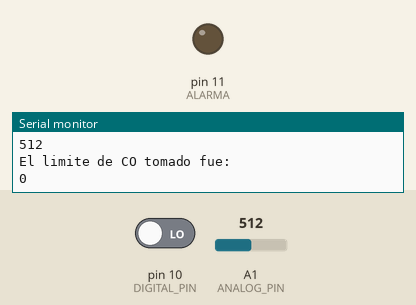
Simulated run of this sketch. Board: Arduino Uno, built with avr-gcc and run on an emulated ATmega328P. Shown: output pins drawn as LEDs (lit = HIGH), the last lines printed to the serial monitor. The test bench sets the inputs (shaded band); at power-on: A1 (ANALOG_PIN) = 512, pin 10 (DIGITAL_PIN) LOW.

Above: at 1.8 s.
1.9 s: A1 (ANALOG_PIN) set to 592
4.2 s: A1 (ANALOG_PIN) set to 611
At 6.5 s:
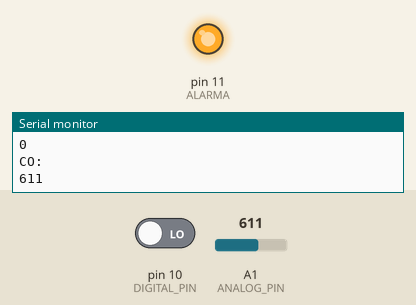
7.5 s: A1 (ANALOG_PIN) set to 590
At 10.1 s:
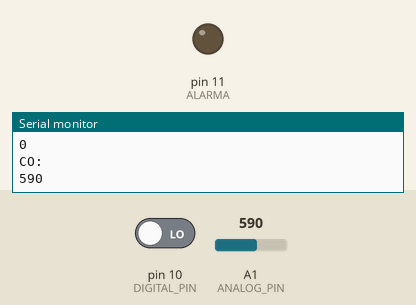
10.5 s: A1 (ANALOG_PIN) set to 610
At 12.4 s:
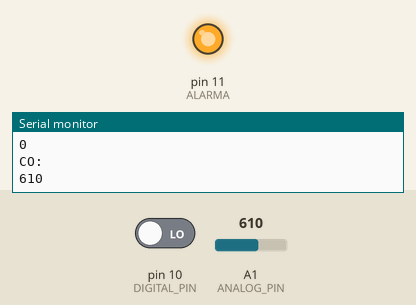
Timing chart, 0 to 13.9 s (numbered marks = the images above; inputs shaded):
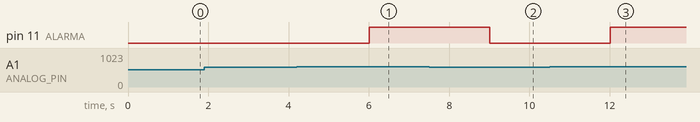

The sketch:

13-SensorMQValoresDigitales.ino
```cpp
/*Sensor de gas metano, lectura de valor analogico,
sirve para cualquiera de la linea MQ, en este caso es el MQ-7 que es el encargado para fugas de gas tipo cocina, mide monoxido de carbono y CO2 con valores mas estables que el sketch anterior*/


//Definir las  constantes para los pines y una alarma que puede ser un buzzer, ventilador, led, lo que sea digital
#define ANALOG_PIN A1
#define DIGITAL_PIN 10
#define ALARMA 11

//Limites de Gas y valor del Gas, para medidas estables
int limiteGas;
int valorGas;

void setup (){
  Serial.begin (9600);
  pinMode (DIGITAL_PIN, INPUT);  //Pin digital para medidas más estables
  pinMode (ALARMA,OUTPUT); //Alarma
}


void loop (){
  valorGas = analogRead(ANALOG_PIN);//Valor de CO2
  limiteGas = digitalRead(DIGITAL_PIN);//Limite del CO2 con el pin digital

  Serial.println("CO: ");
  Serial.println (valorGas);
  delay (500);

  Serial.println ("El limite de CO tomado fue: ");
  Serial.println (limiteGas);
  delay (500);

  if (valorGas>600){
    digitalWrite (ALARMA, HIGH);
  } else {
    digitalWrite (ALARMA,LOW);
  }

}
```

Measured:
- the behaviour switches between 600 and 601 on A1 (ANALOG_PIN) (found by bisection; images 0 and 1)
- after the input at 4.2 s, pin 11 (ALARMA): LOW → HIGH after 1.8 s
- after the input at 7.5 s, pin 11 (ALARMA): HIGH → LOW after 1.5 s
- after the input at 10.5 s, pin 11 (ALARMA): LOW → HIGH after 1.5 s
